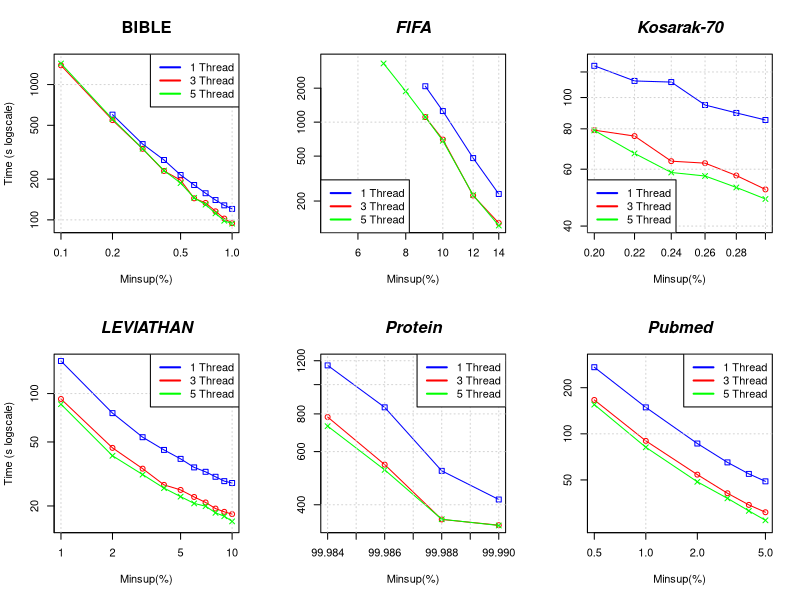

The R source for this figure:

#png(file="mygraphic.png",width=1259,height=756)
par(mfrow=c(2,3))
# 300 partitions everywhere (except PPIC, of course)

#BIBLE 
#DATA
x <- rev(c(0.001, 0.002, 0.003, 0.004, 0.005, 0.006, 0.007, 0.008, 0.009, 0.01)*100)

SPARK1 <- c(120533, 128060, 140167, 157374, 180987, 214660, 277136, 363336, 599299, 0)/1000
SPARK2 <- c(94435, 102269, 115659, 133435, 144252, 196513, 229831, 335298, 546094, 1386509)/1000
SPARK3 <- c(93822, 98534, 111722, 129674, 145572, 187067, 231473, 335640, 555927, 1430378)/1000

#PLOT
plot(x,SPARK1, log = "xy", type="o", pch=0, xlab="Minsup(%)", ylab="Time (s logscale)", col="blue", ylim=c(90, 1500))
lines(x,SPARK2, col="red", type="o", pch=1)
lines(x,SPARK3, col="green", type="o", pch=4)
title(main="BIBLE", cex.lab=1.5, cex.axis=1.5, cex.main=1.5, cex.sub=1.5)
grid()
legend("topright", legend=c("1 Thread", "3 Thread", "5 Thread"), lty=c(1,1),lwd=c(2,2), col=c("blue","red", "green"), cex = 1)

#FIFA 
#DATA
x <- rev(c(0.05, 0.06, 0.07, 0.08, 0.09, 0.10, 0.12, 0.14)*100)

SPARK1 <- c(230895, 480474, 1253763, 2080473, 0, 0, 0, 0)/1000
SPARK2 <- c(127688, 223388, 701977, 1109300, 0, 0, 0, 0)/1000
SPARK3 <- c(121307, 225600, 683683, 1109717, 1874803, 3310604, 0, 0)/1000

#PLOT
plot(x,SPARK1, log = "xy", type="o", pch=0, xlab="Minsup(%)", ylab="", col="blue", ylim=c(120, 3500))
lines(x,SPARK2, col="red", type="o", pch=1)
lines(x,SPARK3, col="green", type="o", pch=4)
title(main="FIFA", font.main=4, cex.lab=1.5, cex.axis=1.5, cex.main=1.5, cex.sub=1.5)
grid()
legend("bottomleft", legend=c("1 Thread", "3 Thread", "5 Thread"), lty=c(1,1),lwd=c(2,2), col=c("blue","red", "green"), cex = 1)

#KOSARAK 
#DATA
x <- rev(c(0.0020, 0.0022, 0.0024, 0.0026, 0.0028, 0.0030)*100)

SPARK1 <- c(85207, 89607, 94796, 111652, 112545, 125368)/1000
SPARK2 <- c(51944, 57344, 62644, 63529, 75976, 79235)/1000
SPARK3 <- c(48515, 52675, 57158, 58600, 67141, 79093)/1000

#PLOT
plot(x,SPARK1, log = "xy", type="o", pch=0, xlab="Minsup(%)", ylab="", col="blue", ylim=c(40, 130))
lines(x,SPARK2, col="red", type="o", pch=1)
lines(x,SPARK3, col="green", type="o", pch=4)
title(main="Kosarak-70", font.main=4, cex.lab=1.5, cex.axis=1.5, cex.main=1.5, cex.sub=1.5)
grid()
legend("bottomleft", legend=c("1 Thread", "3 Thread", "5 Thread"), lty=c(1,1),lwd=c(2,2), col=c("blue","red", "green"), cex = 1)

#LEVIATHAN 
#DATA
x <- rev(c(0.01, 0.02, 0.03, 0.04, 0.05, 0.06, 0.07, 0.08, 0.09, 0.1)*100)

SPARK1 <- c(27795, 28547, 30378, 32613, 34750, 39251, 44618, 53540, 75583, 159321)/1000
SPARK2 <- c(17800, 18392, 19274, 21033, 22755, 25169, 27053, 34127, 45953, 92535)/1000
SPARK3 <- c(16043, 17272, 18130, 19940, 20744, 22861, 25821, 31354, 41032, 85882)/1000

#PLOT
plot(x,SPARK1, log = "xy", type="o", pch=0, xlab="Minsup(%)", ylab="Time (s logscale)", col="blue", ylim=c(15, 160))
lines(x,SPARK2, col="red", type="o", pch=1)
lines(x,SPARK3, col="green", type="o", pch=4)
title(main="LEVIATHAN", font.main=4, cex.lab=1.5, cex.axis=1.5, cex.main=1.5, cex.sub=1.5)
grid()
legend("topright", legend=c("1 Thread", "3 Thread", "5 Thread"), lty=c(1,1),lwd=c(2,2), col=c("blue","red", "green"), cex = 1)

#PROTEIN 
#DATA
x <- rev(c(0.99984, 0.99986, 0.99988, 0.9999)*100)

SPARK1 <- c(416332, 518093, 840899, 1158215)/1000
SPARK2 <- c(342271, 357527, 543421, 781229)/1000
SPARK3 <- c(341466, 358187, 521898, 728512)/1000

#PLOT
plot(x,SPARK1, log = "xy", type="o", pch=0, xlab="Minsup(%)", ylab="", col="blue", ylim=c(340, 1200))
lines(x,SPARK2, col="red", type="o", pch=1)
lines(x,SPARK3, col="green", type="o", pch=4)
title(main="Protein", font.main=4, cex.lab=1.5, cex.axis=1.5, cex.main=1.5, cex.sub=1.5)
grid()
legend("topright", legend=c("1 Thread", "3 Thread", "5 Thread"), lty=c(1,1),lwd=c(2,2), col=c("blue","red", "green"), cex = 1)

#PUBMED 
#DATA
x <- rev(c(0.005, 0.01, 0.02, 0.03, 0.04, 0.05)*100)

SPARK1 <- c(48962, 54762, 65118, 86453, 148804, 272193)/1000
SPARK2 <- c(30770, 34359, 40931, 54157, 89941, 166371)/1000
SPARK3 <- c(27254, 31408, 37921, 48621, 81682, 155159)/1000

#PLOT
plot(x,SPARK1, log = "xy", type="o", pch=0, xlab="Minsup(%)", ylab="", col="blue", ylim=c(25, 300))
lines(x,SPARK2, col="red", type="o", pch=1)
lines(x,SPARK3, col="green", type="o", pch=4)
title(main="Pubmed", font.main=4, cex.lab=1.5, cex.axis=1.5, cex.main=1.5, cex.sub=1.5)
grid()
legend("topright", legend=c("1 Thread", "3 Thread", "5 Thread"), lty=c(1,1),lwd=c(2,2), col=c("blue","red", "green"), cex = 1)

#dev.off()